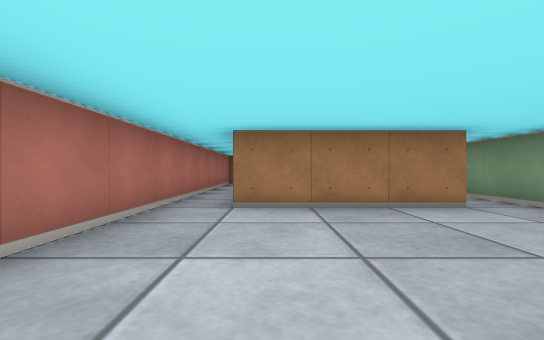
view 1 (above)

12 first-person views from a walk through a cub3D ray-caster map. The camera is about half as high as the walls, looks level and sees 90° across. The floor is counted in squares. Each view is taken from the middle of a square. On the plan, view 1 faces up. The plan holds only what a view shows up to about 9 squares ahead; the rest is blank.

view 2
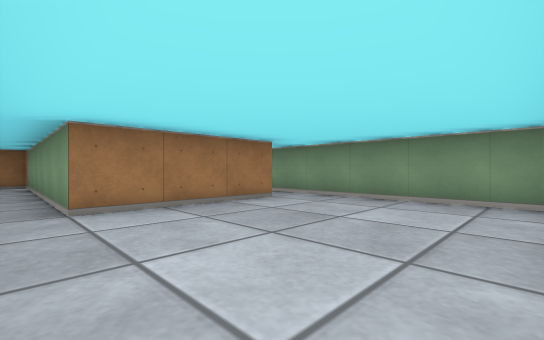

view 3
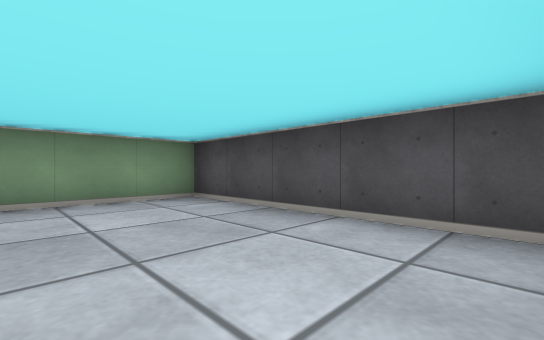

view 4
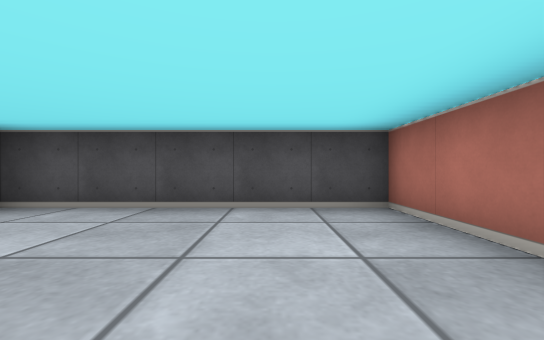

view 5
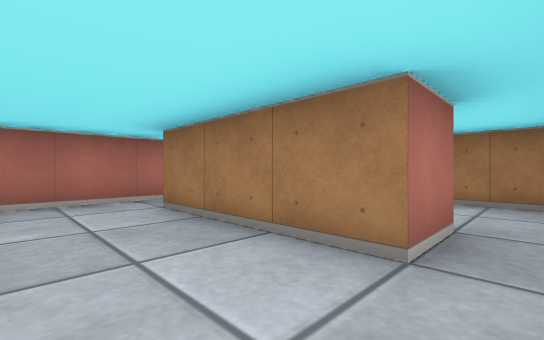

view 6
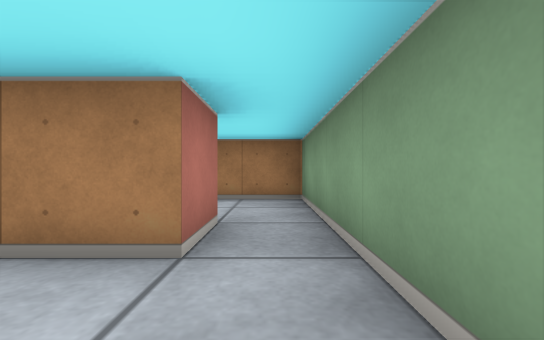

view 7
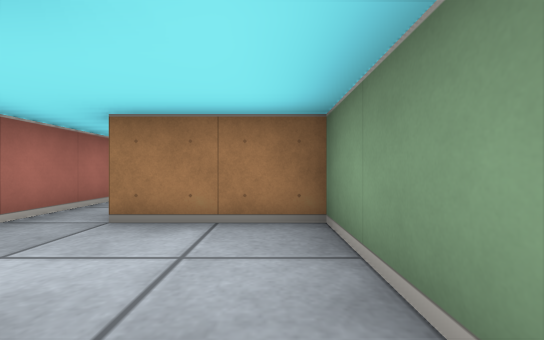

view 8
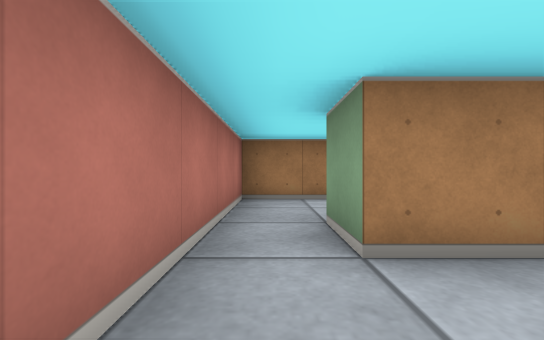

view 9
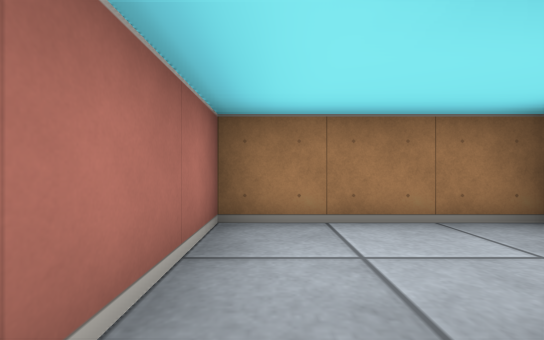

view 10
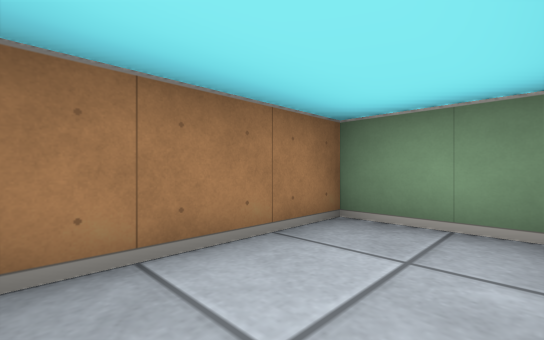

view 11
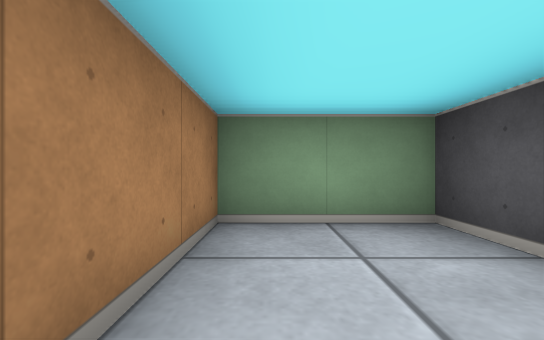

view 12
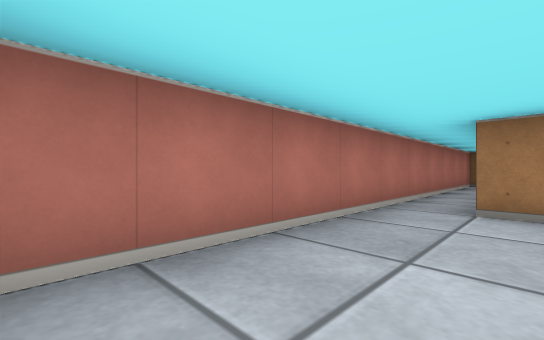

### Floor plan
Ten units are one square. View 1 is at (0, 0); x grows to the right and y downward. Boxes are objects, and circles mark ways between rooms. Rooms are numbered by the first view taken in them; rooms with no view inside come last. Other rooms are left out.
<svg viewBox="-20 -100 60 110">
<path fill="none" stroke="#000" d="M25 -45 25 -35 -5 -35 -5 -95 -15 -95 -15 5 35 5 35 -45M5 -75 5 -55M25 -65 15 -65 15 -75M25 -75 35 -75 35 -95 5 -95 5 -75M35 -45 35 -65 25 -65"/>
<circle cx="30" cy="-40" r="3" fill="#2a7"/>
<circle cx="10" cy="-70" r="3" fill="#2a7"/>
<circle cx="20" cy="-55" r="3" fill="#2a7"/>
<text x="10" y="-30">1</text>
<text x="10" y="-60">2</text>
<text x="20" y="-90">3</text>
<text x="30" y="-60">4</text>
</svg>
Room 1 opens to room 4. Room 2 opens to room 3. Room 2 opens to room 4.

Where each view was taken, in squares from view 1:
view 1: 0 up, 0 right, facing up
view 2: 0 up, 1 left, facing up-right
view 3: 2 up, 1 left, facing down-right
view 4: 3 up, 0 right, facing down
view 5: 2 up, 3 right, facing up-left
view 6: 2 up, 3 right, facing up
view 7: 4 up, 3 right, facing up
view 8: 5 up, 1 right, facing up
view 9: 7 up, 1 right, facing up
view 10: 8 up, 1 right, facing up-right
view 11: 9 up, 1 right, facing right
view 12: 0 up, 0 right, facing up-left
